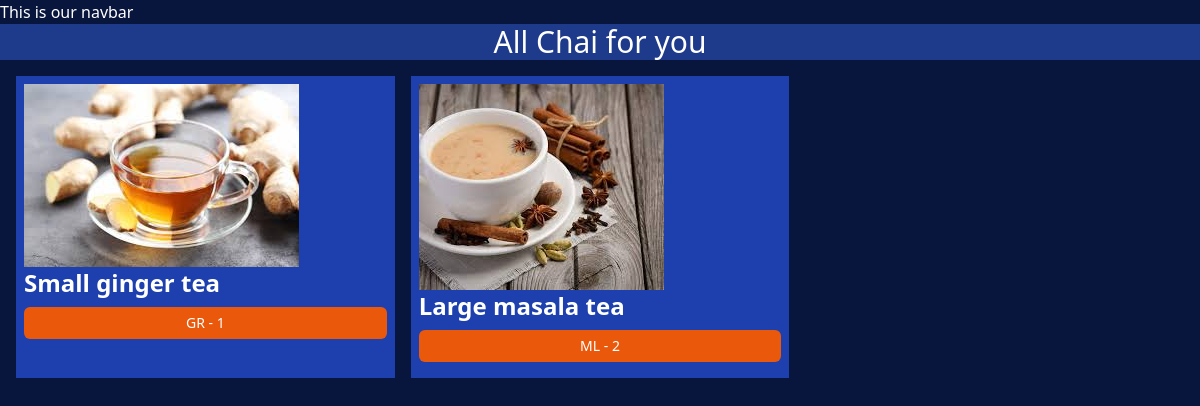
Page /chai/ on the earlier database version.
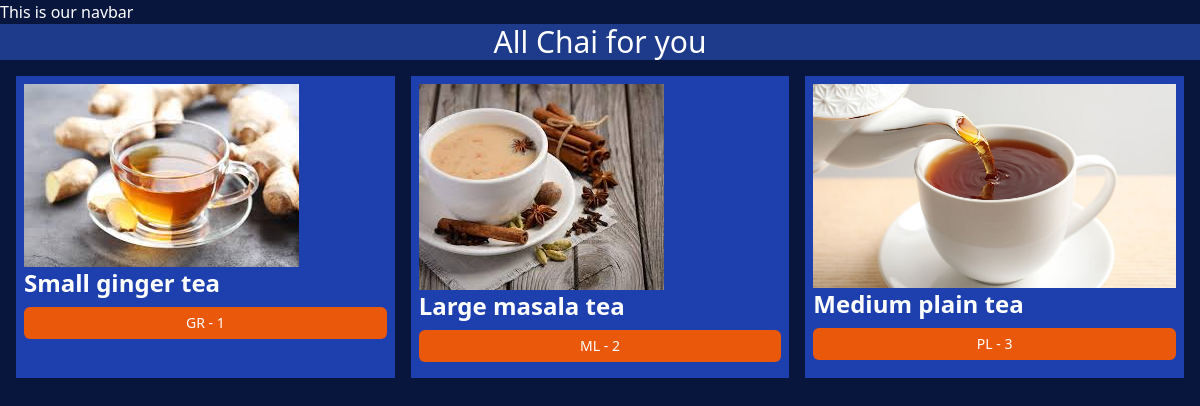
Same page on the later database version.
### chai/models.py (models this page shows, shortened)
class ChaiVarity(models.Model):
    CHAI_TYPE_CHOICE = [
        ('ML', 'MASALA'),
        ('GR', 'GINGER'),
        ('KL', 'KIWI'),
        ('PL', 'PLAIN'),
        ('EL', 'ELACHI')
    ]
    name = models.CharField(max_length=100)
    image = models.ImageField(upload_to='chais/')
    date_added = models.DateTimeField(default=timezone.now)
    type = models.CharField(max_length=2, choices=CHAI_TYPE_CHOICE)
    description = models.TextField(default='')
    price = models.TextField(default='')

### chai/views.py (the view)
# urls.py: path('', views.all_chai, name='all_chai'),
def all_chai(request):
    chais = ChaiVarity.objects.all()
    return render(request, 'chai/all_chai.html', {'chais': chais})

### chai/templates/chai/all_chai.html (shortened to what this page needs)
{% extends "layout.html" %}
{% block content %}
    <h1 class="bg-blue-900 text-3xl">All Chai for you</h1>
    <div class="grid grid-cols-3 gap-4 m-4">
        {% for chai in chais %}
            <div class="chai-item bg-blue-800 p-2">
                <img src="{{chai.image.url}}" alt="">
                <h3 class="text-2xl font-bold mb-2"> {{chai.name}} </h3>
                <a href="{% url 'chai_detail' chai.id %}">
                    <button type="button" class="w-full focus:outline-none text-white bg-orange-600 hover:bg-orange-700 focus:ring-4 focus:ring-orange-500 font-medium rounded-md text-sm px-5 py-1.5 me-2 mb-2 dark:focus:ring-yellow-900">
                        {{chai.type}} - {{chai.id}}
                    </button>
                </a>
            </div>
        {% endfor %}
    </div>
{% endblock %}

### templates/layout.html (shortened to what this page needs)
{% load static tailwind_tags %}
{% load static %}
<!DOCTYPE html>
<html lang="en">
<head>
    <link rel="stylesheet" href="{% static 'style.css' %}">
    {% tailwind_css %}
</head>
<body>
    <nav>This is our navbar</nav>
    {% block content %}
    {% endblock %}
</body>
</html>

### static/style.css (style rules this page uses)
body { background-color: #08153d; color: #fff; }
h1 { text-align: center; font-size: 2em; }

Differences in the rows shown:
added ChaiVarity: image (picture), name "Medium plain tea", type "PL", id "3"
